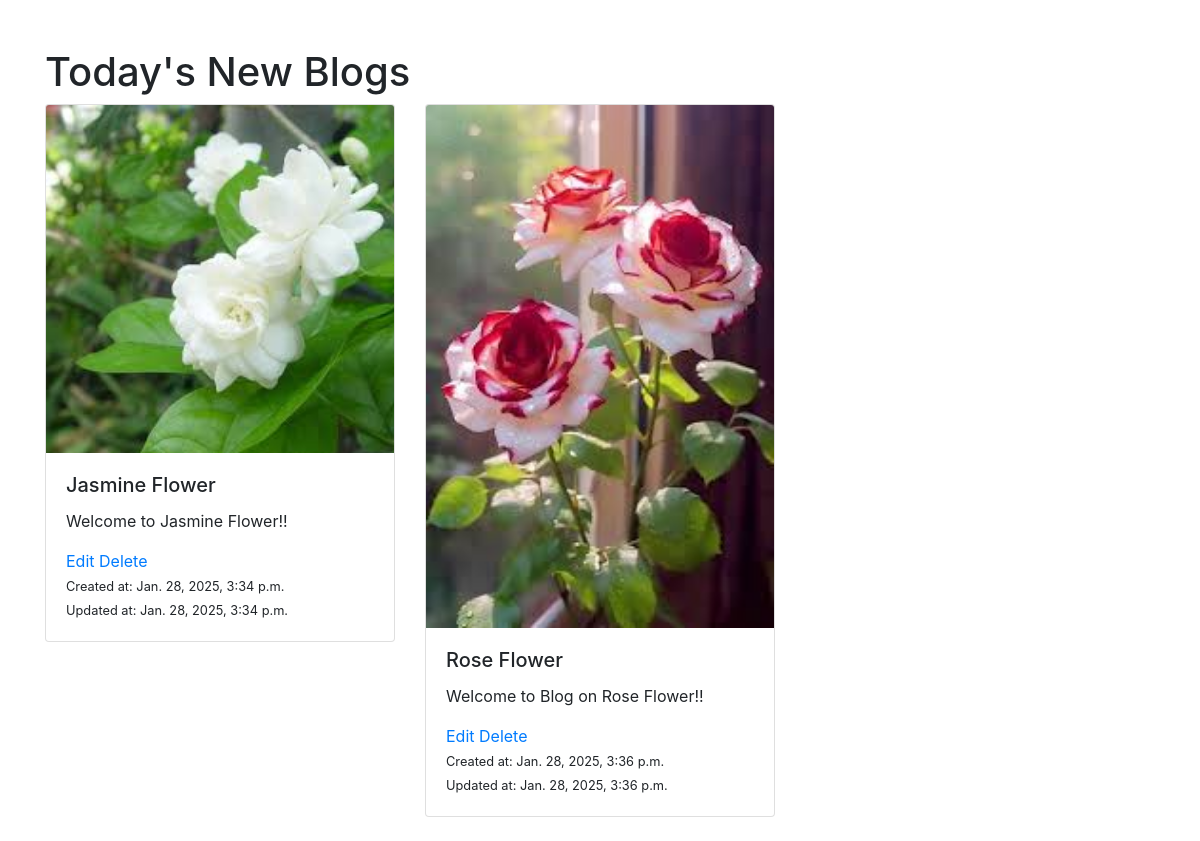
The page / on the database its author committed.
### gallery/models.py (models this page shows, shortened)
class Product(models.Model):
    name = models.CharField(max_length=255)
    description = models.TextField()
    image = models.ImageField(upload_to='products/')
    created_at = models.DateTimeField(auto_now_add=True)
    updated_at = models.DateTimeField(auto_now=True)
    def short_description(self):
        words = self.description.split()
        if len(words) > 50:
            return ' '.join(words[:30]) + '...'
        else:
            return self.description

### gallery/views.py (the view)
# urls.py: path('', views.product_list, name='product_list'),
def product_list(request):
    products = Product.objects.all()
    return render(request, 'index.html', {'products': products})

### gallery/templates/index.html (shortened to what this page needs)
<!DOCTYPE html>
<html lang="en">
<head>
    <link rel="stylesheet" href="https://maxcdn.bootstrapcdn.com/bootstrap/4.5.2/css/bootstrap.min.css">
</head>
<body>
    <div class="container mt-5">
        <h1>Today's New Blogs</h1>
        <div class="row">
            {% for product in products %}
                <div class="col-md-4 mb-4">
                    <div class="card">
                        <a href="{% url 'product_detail' product.pk %}">
                            <img src="{{ product.image.url }}" alt="{{ product.created_name }}" class="card-img-top">
                        </a>
                        <div class="card-body">
                            <h5 class="card-title">{{ product.name }}</h5>
                            <p class="card-text">{{ product.short_description }}</p>
                            <a href="{% url 'edit_product' product.pk %}">Edit</a>
                            <a href="{% url 'delete_product' product.pk %}">Delete</a> <br>
                            <small class="card-text">Created at: {{ product.created_at }}</small> <br>
                            <small class="card-text">Updated at: {{ product.updated_at }}</small>
                        </div>
                    </div>
                </div>
            {% endfor %}
        </div>
    </div>
</body>
</html>

### rows shown on the page
Product: image (picture), name "Jasmine Flower", short_description "Welcome to Jasmine Flower!!", created_at "Jan. 28, 2025, 3:34 p.m.", updated_at "Jan. 28, 2025, 3:34 p.m."
Product: image (picture), name "Rose Flower", short_description "Welcome to Blog on Rose Flower!!", created_at "Jan. 28, 2025, 3:36 p.m.", updated_at "Jan. 28, 2025, 3:36 p.m."
